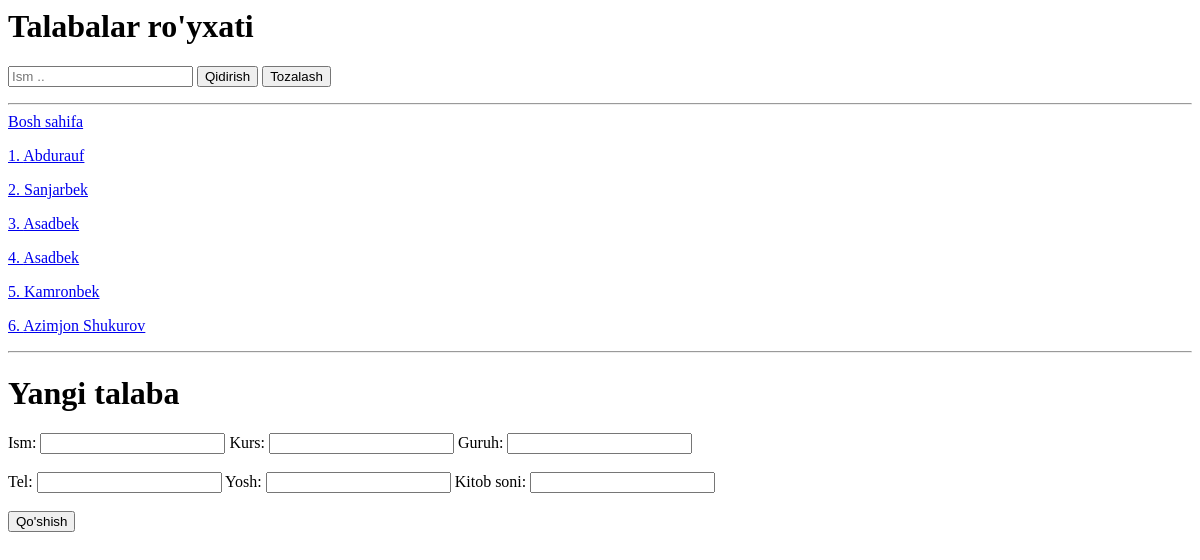
/talabalar/, run on an earlier commit of the app's database.
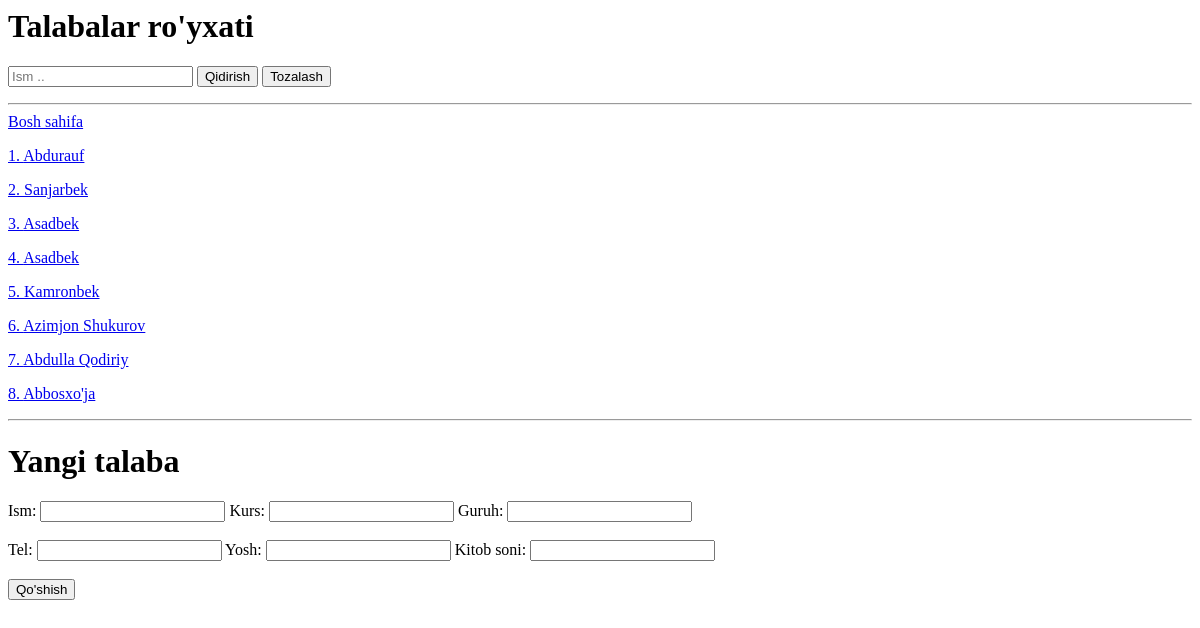
And on a later commit of the database.
### main/models.py (models this page shows, shortened)
class Talaba(models.Model):
    ism = models.CharField(max_length=255)
    yosh = models.PositiveSmallIntegerField()
    telefon_raqam = models.CharField(max_length=15)
    guruh = models.CharField(max_length=255)
    kurs = models.PositiveSmallIntegerField(validators=[MinValueValidator(1), MaxValueValidator(4)], default=1)
    kitob_soni = models.PositiveSmallIntegerField(default=0)
    class Meta:
        verbose_name = 'Talaba'
        verbose_name_plural = 'Talabalar'

### main/views.py (the view, shortened to what this page needs)
# urls.py: path('talabalar/', talabalar_view, name='talabalar'),
def talabalar_view(request):
    talabalar = Talaba.objects.all()
    search = request.GET.get('search')
    if search is not None:
        talabalar = talabalar.filter(ism__contains=search)
    context = {
        'talabalar': talabalar,
        'search': search
    }
    return render(request, 'talabalar.html', context)

### templates/talabalar.html (shortened to what this page needs)
<h1>Talabalar ro'yxati</h1>
<form>
    <input name="search" type="text" placeholder="Ism .."
    >
    <button type="submit">Qidirish</button>
    <a href="/talabalar/">
        <button type="button">Tozalash</button>
    </a>
</form>
<hr>
<a href="/">Bosh sahifa</a>
{% for talaba in talabalar %}
<a href="/talabalar/{{ talaba.id }}/">
    <p>{{ forloop.counter }}. {{ talaba.ism }}</p>
</a>
{% endfor %}
<hr>
<h1>Yangi talaba</h1>
<form method="post">
    <label>Ism:</label>
    <input type="text" name="ism">
    <label>Kurs:</label>
    <input type="number" name="kurs">
    <label>Guruh:</label>
    <input type="text" name="guruh">
    <br><br>
    <label>Tel:</label>
    <input type="text" name="telefon_raqam">
    <label>Yosh:</label>
    <input type="number" name="yosh">
    <label>Kitob soni:</label>
    <input type="number" name="kitob_soni">
    <br><br>
    <button>Qo'shish</button>
</form>

What changed in the data, as far as the page shows it:
added Talaba: ism "Abdulla Qodiriy"
added Talaba: ism "Abbosxo'ja"
